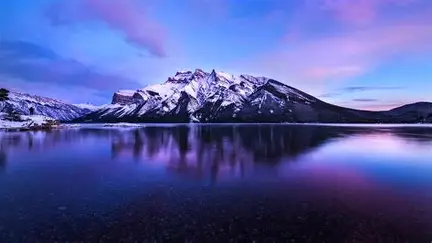
#> input picture image/im2.webp, 432 x 243 px
$ jupyter execute 'opencv filter.ipynb'
#> lines starting #> are read from the running program, lines starting #| are printed output that depends on the picture; after the words box and inside, x2 and y2 are one past the last pixel; in counts of white or black regions, pixels touching at a corner belong together
#> further down, image is the input picture: shape (243, 432, 3); mean B, G, R 158.5, 90.6, 82.6
[cell 1]
import sys
import os
sys.path.append(os.path.join(os.path.abspath('..')))

[cell 2]
import cv2
import numpy as np


# 1. Leaf Detection Function (OpenCV)
def is_leaf(image: np.ndarray) -> bool:
    # Step A: Color thresholding (HSV green detection)
    hsv = cv2.cvtColor(image, cv2.COLOR_BGR2HSV)
#> hsv: shape (243, 432, 3); mean H, S, V 119.3, 138.2, 158.5
    lower_green = np.array([25, 40, 40])
    upper_green = np.array([90, 255, 255])
    mask = cv2.inRange(hsv, lower_green, upper_green)
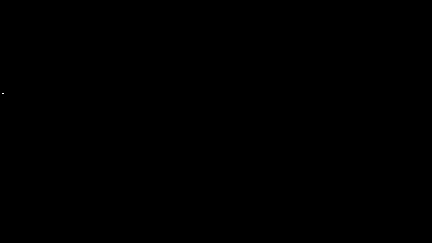
#> mask: shape (243, 432); 0% white in thin lines or dots, all inside (x1, y1, x2, y2) = (2, 93, 4, 94)

    # Step B: Contour analysis
    contours, _ = cv2.findContours(mask, cv2.RETR_EXTERNAL, cv2.CHAIN_APPROX_SIMPLE)
#> contours = [[[2, 93], [3, 93]]]
    if not contours:
        return False

    # Step C: Shape validation (leaf-like characteristics)
    largest_contour = max(contours, key=cv2.contourArea)
#> largest_contour = [[2, 93], [3, 93]]
    area = cv2.contourArea(largest_contour)
#> area = 0
    hull = cv2.convexHull(largest_contour)
#> hull = [[3, 93], [2, 93]]
    hull_area = cv2.contourArea(hull)
#> hull_area = 0

    # Solidity = contour_area / convex_hull_area (leaf = irregular shape)
    solidity = float(area) / hull_area if hull_area > 0 else 0
#> solidity = 0
    return (area > 5000) and (0.7 < solidity < 0.95)

[cell 3]
# Load image using OpenCV (BGR format)
image = cv2.imread("../image/im2.webp")

# Check if image loaded correctly
if image is None:
    raise ValueError("Could not load image.")

# Apply your OpenCV leaf filter
result = is_leaf(image)
#> result = False

print("Is it a leaf?", result)
#| Is it a leaf? False


$ run again, with image/im1.jpeg saved as image/im2.webp
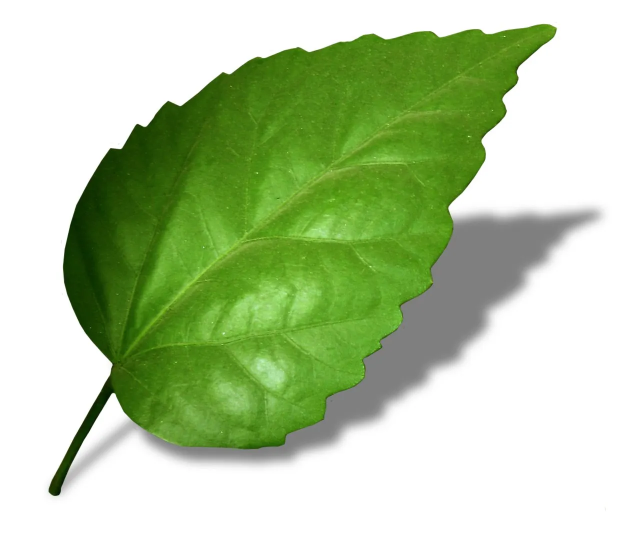
#> input picture image/im1.jpeg, 1237 x 1077 px (shown at 1/2 size)
#> image is the input picture: shape (1077, 1237, 3); mean B, G, R 158.7, 201.3, 179.4
#> hsv: shape (1077, 1237, 3); mean H, S, V 19.7, 80.3, 201.3
#> in is_leaf, `mask = cv2.inRange(hsv, lower_green, upper_green)`:
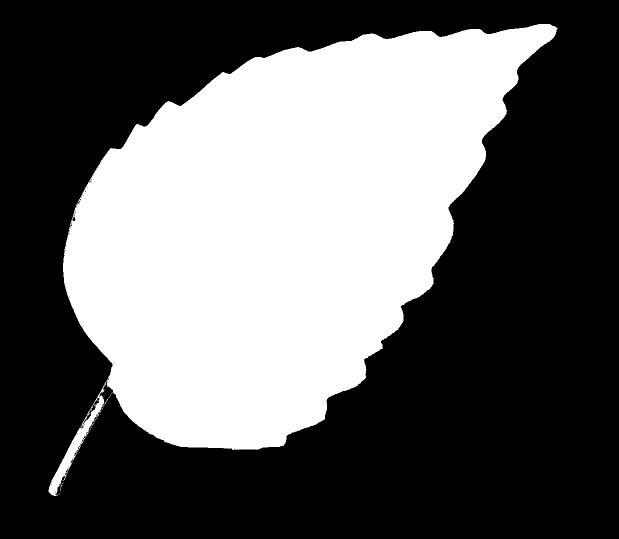
#> mask: shape (1077, 1237) (shown at 1/2 size); 38.9% white; 20 white regions (19 under 20 px)
#> contours = 19 contours, 18 with area under 20; largest, box (x1, y1, x2, y2) and area: (97, 48, 1115, 992) 517032
#> largest_contour = contour of 1912 points, box (x1, y1, x2, y2) (97, 48, 1115, 992), area 517032
#> area = 517032.5
#> hull = contour of 48 points, box (x1, y1, x2, y2) (97, 48, 1115, 992), area 591430
#> hull_area = 591430
#> solidity = 0.874
#> result = True
#| Is it a leaf? True
